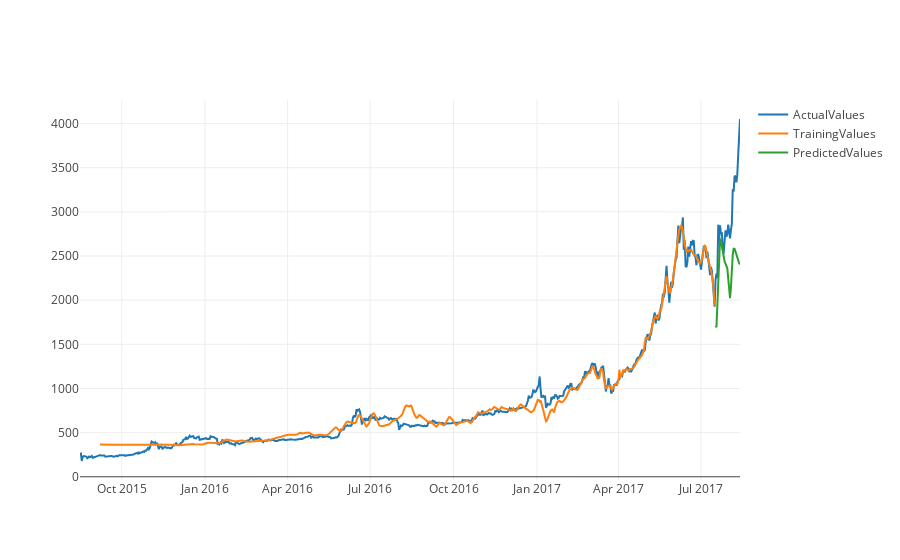

Source (notebook cell):
### Code cell
USD_BTC = nextDayPrediction('USDT_BTC', 'poloniex')

### Figure 1 — Plotly figure (JSON) as saved in the notebook; plotly's stock layout.template omitted (floating-point values rounded to 4 significant figures; data arrays with more than 128 entries replaced by an {"elided": "..."} marker saying what was removed)
{"data": [{"name": "ActualValues", "type": "scatter", "x": {"elided": "729 str values"}, "y": {"elided": "729 float values"}}, {"name": "TrainingValues", "type": "scatter", "x": {"elided": "729 str values"}, "y": {"elided": "729 float values"}}, {"name": "PredictedValues", "type": "scatter", "x": {"elided": "729 str values"}, "y": {"elided": "729 float values"}}], "layout": {}}
